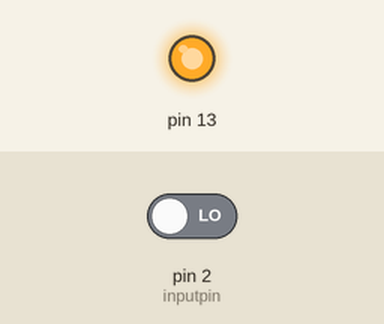
Recording of a sketch running on a simulated Arduino Uno, built with avr-gcc and run on an emulated ATmega328P. On the bench: output pins drawn as LEDs (lit = HIGH). Inputs (shaded band) come from the test bench; at power-on: pin 2 (inputpin) LOW.

Above: at 1.2 s.
1.3 s: pin 2 (inputpin) driven HIGH
At 1.9 s:
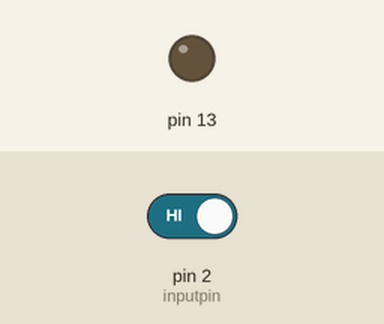
2.8 s: pin 2 (inputpin) driven LOW
At 4.2 s:
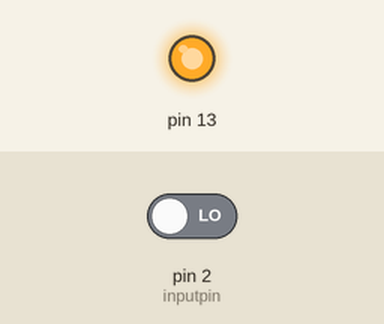
Timing chart, 0 to 5.8 s (numbered marks = the images above; inputs shaded):
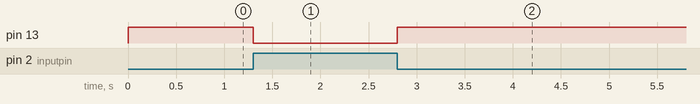

The sketch:

bev_gelse.ino
```cpp
int inputpin = 2;
bool bevagelse = false;
void setup() {
  pinMode(inputpin, INPUT);
  pinMode(13, OUTPUT);
}

void loop() {
  bevagelse = digitalRead(inputpin);
  if (bevagelse) {
    digitalWrite(13, LOW);
  } else {
    digitalWrite(13, HIGH);
  }

}
```

Measured:
- after the input at 1.3 s, pin 13: HIGH → LOW at once
- after the input at 2.8 s, pin 13: LOW → HIGH at once
